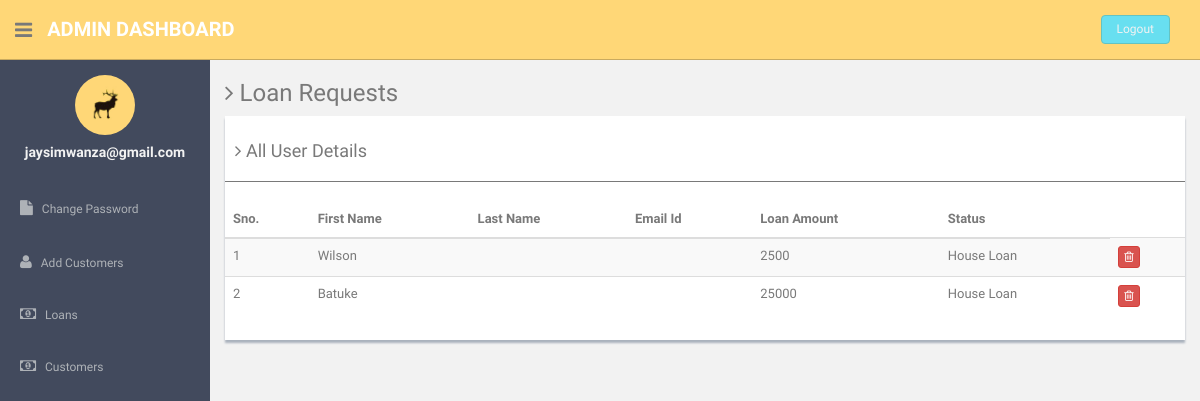
/loginsystem/payables.php (signed in), run on the app's committed database.
### tables this page shows
CREATE TABLE `loan` (
  `id` int(11) NOT NULL,
  `user_id` int(11) NOT NULL,
  `fname` varchar(255) NOT NULL,
  `lamount` double NOT NULL,
  `lpurpose` text NOT NULL,
  `payable` double NOT NULL,
  `status` tinyint(1) NOT NULL
);

### loginsystem/payables.php (the view, shortened to what this page needs)
<?php
include'dbconnection.php';
if (strlen($_SESSION['id']==0)) {
  header('location:logout.php');
  } else{
?><!DOCTYPE html>
<html lang="en">
  <head>
    <link href="assets/css/bootstrap.css" rel="stylesheet">
    <link href="assets/font-awesome/css/font-awesome.css" rel="stylesheet" />
    <link href="assets/css/style.css" rel="stylesheet">
    <link href="assets/css/style-responsive.css" rel="stylesheet">
  </head>
  <body>
  <section id="container" >
      <header class="header black-bg">
              <div class="sidebar-toggle-box">
                  <div class="fa fa-bars tooltips" data-placement="right" data-original-title="Toggle Navigation"></div>
              </div>
            <a href="#" class="logo"><b>Admin Dashboard</b></a>
            <div class="top-menu">
              <ul class="nav pull-right top-menu">
                    <li><a class="logout" href="logout.php">Logout</a></li>
              </ul>
            </div>
        </header>
      <aside>
          <div id="sidebar"  class="nav-collapse ">
              <ul class="sidebar-menu" id="nav-accordion">
                  <p class="centered"><a href="#"><img src="assets/img/ui-sam.jpg" class="img-circle" width="60"></a></p>
                  <h5 class="centered"><?php echo $_SESSION['login'];?></h5>
                  <li class="mt">
                      <a href="change-password.php">
                          <i class="fa fa-file"></i>
                          <span>Change Password</span>
                      </a>
                  </li>
                    <li class="sub-menu">
                      <a href="add.php" >
                          <i class="fa fa-user"></i>
                          <span>Add Customers</span>
                      </a>
                  </li>
                   <li class="sub-menu">
                      <a href="Loans.php" >
                          <i class="fa fa-money"></i>
                          <span>Loans</span>
                      </a>
                       <li class="sub-menu">
                      <a href="customers.php" >
                          <i class="fa fa-money"></i>
                          <span>Customers</span>
                      </a>
                  </li>
                  </li>
              </ul>
          </div>
      </aside>
      <section id="main-content">
          <section class="wrapper">
            <h3><i class="fa fa-angle-right"></i> Loan Requests</h3>
        <div class="row">
                  <div class="col-md-12">
                      <div class="content-panel">
                          <table class="table table-striped table-advance table-hover">
                            <h4><i class="fa fa-angle-right"></i> All User Details </h4>
                            <hr>
                              <thead>
                              <tr>
                                  <th>Sno.</th>
                                  <th class="hidden-phone">First Name</th>
                                  <th> Last Name</th>
                                  <th> Email Id</th>
                                  <th>Loan Amount</th>
                                  <th>Status</th>
                              </tr>
                              </thead>
                              <tbody>
                              <?php $ret=mysqli_query($con,"select * from loan");
                $cnt=1;
                while($row=mysqli_fetch_array($ret))
                {?>
                              <tr>
                              <td><?php echo $cnt;?></td>
                                  <td><?php echo $row['fname'];?></td>
                                  <td><?php echo $row['lname'];?></td>
                                  <td><?php echo $row['email'];?></td>
                                  <td><?php echo $row['lamount'];?></td>
                                  <td><?php echo $row['lpurpose'];?></td>
                                  <td>
                                     <a href="Loans.php?id=<?php echo $row['id'];?>">
                                     <button class="btn btn-danger btn-xs" onClick="return confirm('Do you really want to delete');"><i class="fa fa-trash-o "></i></button></a>
                                  </td>
                              </tr>
                              <?php $cnt=$cnt+1; }?>
                              </tbody>
                          </table>
                      </div>
                  </div>
              </div>
    </section>
      </section
  ></section>
  </body>
</html>
<?php } ?>

### loginsystem/admin/assets/css/style.css (style rules this page uses)
body { color: #797979; background: #f2f2f2; font-family: 'Ruda', sans-serif; padding: 0px !important; margin: 0px !important; font-size:13px; }
ul li { list-style: none; }
a, a:hover, a:focus { text-decoration: none; outline: none; }
#container { width: 100%; height: 100%; }
hr { margin-top: 20px; margin-bottom: 20px; border: 0; border-top: 1px solid #797979; }
.centered { text-align: center; }
.mt { margin-top: 25px; }
ul.top-menu > li > .logout { color: #f2f2f2; font-size: 12px; border-radius: 4px; -webkit-border-radius: 4px; border: 1px solid #64c3c2 !important; padding: 5px 15px; margin-right: 15px; background: #68dff0; margin-top: 15px; }
#sidebar { width: 210px; height: 100%; position: fixed; background: #424a5d; }
#sidebar h5 { color: #f2f2f2; font-weight: 700; }
#sidebar ul li { position: relative; }
ul.sidebar-menu , ul.sidebar-menu li ul.sub { margin: -2px 0 0; padding: 0; }
ul.sidebar-menu { margin-top: 75px; }
ul.sidebar-menu li { margin-bottom: 5px; margin-left:10px; margin-right:10px; }
ul.sidebar-menu li.sub-menu { line-height: 15px; }
ul.sidebar-menu li a span { display: inline-block; }
ul.sidebar-menu li a { color: #aeb2b7; text-decoration: none; display: block; padding: 15px 0 15px 10px; font-size: 12px; outline: none; -webkit-transition: all 0.3s ease; -moz-transition: all 0.3s ease; -o-transition: all 0.3s ease; -ms-transition: all 0.3s ease; transition: all 0.3s ease; }
ul.sidebar-menu li a i { font-size: 15px; padding-right: 6px; }
#main-content { margin-left: 210px; }
.header, .footer { min-height: 60px; padding: 0 15px; }
.header { position: fixed; left: 0; right: 0; z-index: 1002; }
.black-bg { background: #ffd777; border-bottom: 1px solid #c9aa5f; }
.wrapper { display: inline-block; margin-top: 60px; padding-left: 15px; padding-right: 15px; padding-bottom: 15px; padding-top: 0px; width: 100%; }
a.logo { font-size: 20px; color: #ffffff; float: left; margin-top: 15px; text-transform: uppercase; }
a.logo b { font-weight: 900; }
#top_menu .nav > li, ul.top-menu > li { float: left; }
ul.top-menu > li > a { color: #666666; font-size: 16px; border-radius: 4px; -webkit-border-radius: 4px; border:1px solid #666666 !important; padding: 2px 6px; margin-right: 15px; }
.sidebar-toggle-box { float: left; padding-right: 15px; margin-top: 20px; }
.sidebar-toggle-box .fa-bars { cursor: pointer; display: inline-block; font-size: 20px; }
.content-panel { background: #ffffff; box-shadow: 0px 3px 2px #aab2bd; padding-top: 15px; padding-bottom: 5px; }
.content-panel h4 { margin-left: 10px; }

### data on the page
loan: fname "Wilson", lamount "2500", lpurpose "House Loan"
loan: fname "Batuke", lamount "25000", lpurpose "House Loan"

### other printed values
$_SESSION['login'] "jaysimwanza@gmail.com"
